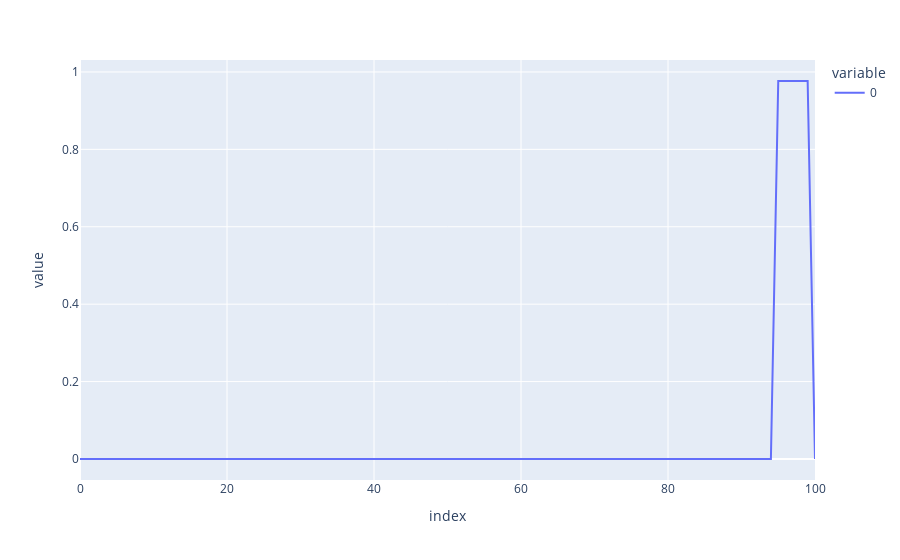

Notebook code for this chart:
### Code cell
px.line(rtg[event])

### Figure 1 — Plotly figure (JSON) as saved in the notebook; plotly's stock layout.template omitted (floating-point values rounded to 4 significant figures)
{"data": [{"hovertemplate": "variable=0<br>index=%{x}<br>value=%{y}<extra></extra>", "legendgroup": "0", "line": {"color": "#636efa", "dash": "solid"}, "marker": {"symbol": "circle"}, "mode": "lines", "name": "0", "orientation": "v", "showlegend": true, "type": "scatter", "x": [0, 1, 2, 3, 4, 5, 6, 7, 8, 9, 10, 11, 12, 13, 14, 15, 16, 17, 18, 19, 20, 21, 22, 23, 24, 25, 26, 27, 28, 29, 30, 31, 32, 33, 34, 35, 36, 37, 38, 39, 40, 41, 42, 43, 44, 45, 46, 47, 48, 49, 50, 51, 52, 53, 54, 55, 56, 57, 58, 59, 60, 61, 62, 63, 64, 65, 66, 67, 68, 69, 70, 71, 72, 73, 74, 75, 76, 77, 78, 79, 80, 81, 82, 83, 84, 85, 86, 87, 88, 89, 90, 91, 92, 93, 94, 95, 96, 97, 98, 99, 100], "xaxis": "x", "y": [0, 0, 0, 0, 0, 0, 0, 0, 0, 0, 0, 0, 0, 0, 0, 0, 0, 0, 0, 0, 0, 0, 0, 0, 0, 0, 0, 0, 0, 0, 0, 0, 0, 0, 0, 0, 0, 0, 0, 0, 0, 0, 0, 0, 0, 0, 0, 0, 0, 0, 0, 0, 0, 0, 0, 0, 0, 0, 0, 0, 0, 0, 0, 0, 0, 0, 0, 0, 0, 0, 0, 0, 0, 0, 0, 0, 0, 0, 0, 0, 0, 0, 0, 0, 0, 0, 0, 0, 0, 0, 0, 0, 0, 0, 0, 0.9766, 0.9766, 0.9766, 0.9766, 0.9766, 0], "yaxis": "y"}], "layout": {"legend": {"title": {"text": "variable"}, "tracegroupgap": 0}, "margin": {"t": 60}, "xaxis": {"anchor": "y", "domain": [0, 1], "title": {"text": "index"}}, "yaxis": {"anchor": "x", "domain": [0, 1], "title": {"text": "value"}}}}
